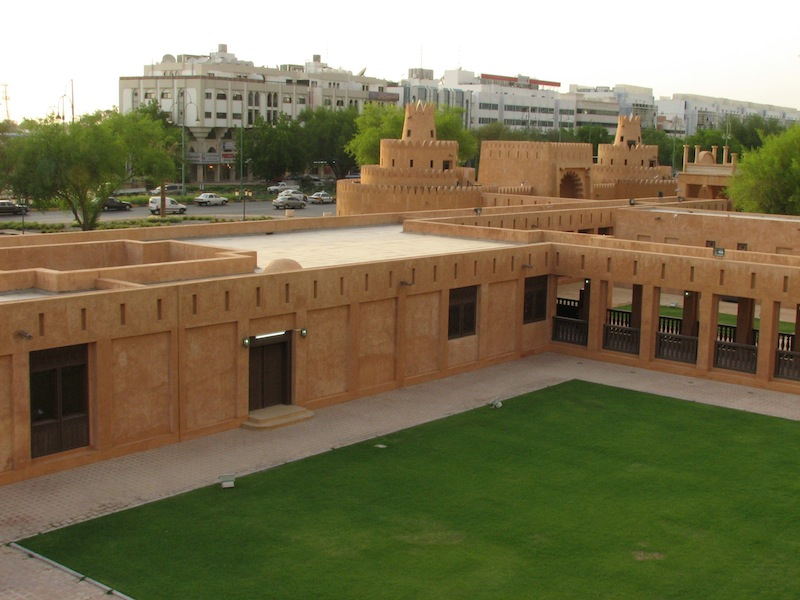
#> input picture Material-lab9/input/Image1.jpg, 800 x 600 px
$ python lab9.py
#> lines starting #> are read from the running program, lines starting #| are printed output that depends on the picture; after the words box and inside, x2 and y2 are one past the last pixel; in counts of white or black regions, pixels touching at a corner belong together
# coding: utf-8
import cv2
import numpy as np

## ---------------------------------------------------------------------
## 3.1  Extract SURF keypoints and descriptors from an image. ----------
def extract_features_and_descriptors(image):

    ## Convert image to grayscale (for ORB detector).
    ## DONE
    gray_image = cv2.cvtColor(image, cv2.COLOR_BGR2GRAY)

    ## Detect ORB features and compute descriptors.
    # Initiate STAR detector
    orb = cv2.ORB_create()

    # find the keypoints with ORB
    kp = orb.detect(gray_image, None)

    # compute the descriptors with ORB
    kp, des = orb.compute(gray_image, kp)

    return kp, des

## --------------------------------------------------------------------
def detect_features(grey_image):
    '''Example: perform detection of key-points only'''
    orb = cv2.ORB_create()
    return orb.detect(grey_image)

def extract_descriptors(grey_image, keypoints):
    '''Example: calculate descriptor using existing keypoints'''
    orb = cv2.ORB_create()
    return orb.compute(grey_image, keypoints)[1]


## --------------------------------------------------------------------
## 3.2 Find corresponding features between the images. ----------------
def find_correspondences(keypoints1, descriptors1, keypoints2, descriptors2):

    ## Find corresponding features.
    matches = match_flann(descriptors1, descriptors2)

    print(f'matches={matches}')

    ## Look up corresponding keypoints.
    points1 = []
    points2 = []
    ## DONE

    for match in matches:
        p1 = keypoints1[match.queryIdx].pt
        p2 = keypoints2[match.trainIdx].pt

        points1.append(p1)
        points2.append(p2)

    return points1, points2


## ---------------------------------------------------------------------
## 3.3  Calculate the size and offset of the stitched panorama. --------
def calculate_size(size_image1, size_image2, homography):
    ## Calculate the size and offset of the stitched panorama.

    print(f'size_image2 shape={size_image2[0]}, {size_image2[1]} ')

    """
    homography is a 3*3 matrix. So I create a vector of 3 with [x,y,1] where the "1" won't impact anything.
    """
    x = size_image2[0]
    y = size_image2[1]

    vector = (x, y, 1)

    """
    extract result: 0:2 -> to take the first two rows which corresponds to x,y.
    On these rows, we take the last value (2) to extract x offset and y offset.

    [ 1 , 0 , x_offset]
    [ 0 , 1 , y_offset]
    [ 0 , 0 ,    1    ]
    """
    offset = abs((homography * vector)[0:2, 2])
    size = (size_image1[1] + int(offset[0]) + 30, size_image1[0] + int(offset[1]) + 50)

    # reset offset
    offset[0] = 0
    offset[1] = 0

    print(f'calculate_size: offset={offset} size={size}')

    ## Calculate the size and offset of the stitched panorama.
    #
    # ## Update the homography to shift by the offset
    homography[0,2] += offset[0]
    homography[1,2] += offset[1]

    return size, offset


## ---------------------------------------------------------------------
## 3.4  Combine images into a panorama. --------------------------------
def merge_images(image1, image2, homography, size, offset, keypoints):
    ## Combine the two images into one.
    panorama = np.zeros((size[1], size[0], 3), np.uint8)

    image2 = cv2.warpPerspective(image2, homography, size)

    print(f'offset={offset} size={size} image1 shape: {image1.shape} image2 shape: {image2.shape}')

    place_image(panorama, image2, offset[0], offset[1])
    place_image(panorama, image1, offset[0], offset[1])

    # cv2.drawChessboardCorners(panorama, size, keypoints, False)

    return panorama


def place_image(output, image, x, y):
    minx = max(x,0)
    miny = max(y,0)
    maxx = min(x+image.shape[1],output.shape[1])
    maxy = min(y+image.shape[0],output.shape[0])
    output[miny:maxy, minx:maxx] = image[miny-y:maxy-y, minx-x:maxx-x]


def match_flann(desc1, desc2, r_threshold = 0.7):
    # Finds strong corresponding features in the two given vectors.

    if len(desc1) == 0 or len(desc2) == 0:
        print ("No features passed into match_flann")
        return []

    flann = cv2.DescriptorMatcher_create(
        cv2.DESCRIPTOR_MATCHER_BRUTEFORCE_HAMMING)

    # TODO: follow
    #  https://docs.opencv.org/4.4.0/d5/d6f/tutorial_feature_flann_matcher.html
    # use the knnMatch to find matching pairs
    matched_pairs = flann.knnMatch(desc1, desc2, 2)

    # TODO: filter closest pairs using the distance threshold
    #  https://docs.opencv.org/4.4.0/d5/d6f/tutorial_feature_flann_matcher.html
    strong_pairs = []

    for m, n in matched_pairs:
        if m.distance < r_threshold * n.distance:
            strong_pairs.append(m)

    ## Only return robust feature pairs.
    return strong_pairs


def draw_correspondences(image1, image2, points1, points2):
    'Connects corresponding features in the two images using yellow lines.'

    ## Put images side-by-side into 'image'.
    (h1, w1) = image1.shape[:2]
    (h2, w2) = image2.shape[:2]
    image = np.zeros((max(h1, h2), w1 + w2, 3), np.uint8)
    image[:h1, :w1] = image1
    image[:h2, w1:w1+w2] = image2

    ## Draw yellow lines connecting corresponding features.
    for (x1, y1), (x2, y2) in zip(np.int32(points1), np.int32(points2)):
        cv2.line(image, (x1, y1), (x2+w1, y2), (0, 255, 255), lineType=cv2.LINE_AA)

    return image

## ---------------------------------------------------------------------

def show(name, im):
    if im.dtype == np.complex128:
        raise Exception("OpenCV can't operate on complex valued images")

    cv2.namedWindow(name)
    cv2.imshow(name, im)
    cv2.waitKey(1)

if __name__ == "__main__":
    print('run main')

    ## Load images.
    image1 = cv2.imread("input/Image1.jpg")
#> image1 is the input picture: shape (600, 800, 3); mean B, G, R 84.9, 115.8, 123.6
    image2 = cv2.imread("input/Image2.jpg")
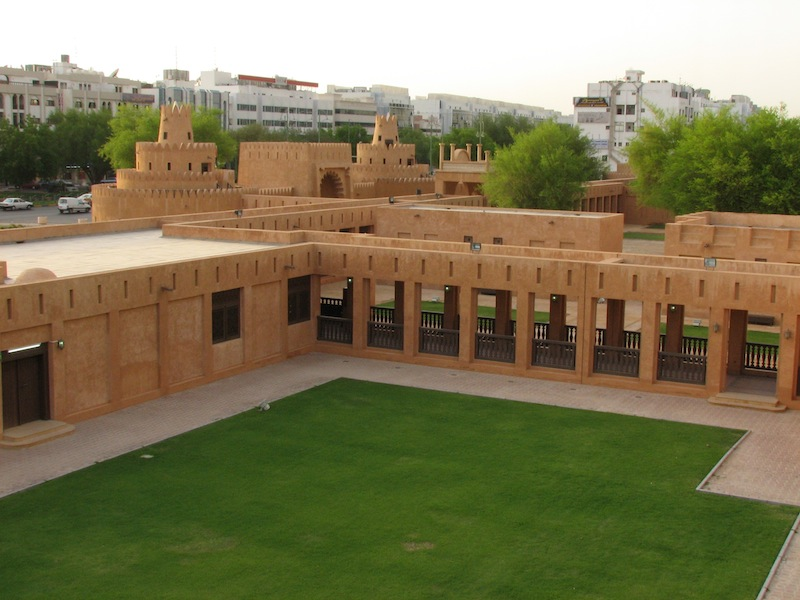
#> input picture Material-lab9/input/Image2.jpg, 800 x 600 px
#> image2 is the input picture: shape (600, 800, 3); mean B, G, R 85.3, 119.4, 126.2

    print(f'shape of image1: {image1.shape}')
#| shape of image1: (600, 800, 3)

    ## Detect features and compute descriptors.
    keypoints1, descriptors1 = extract_features_and_descriptors(image1)
#> in extract_features_and_descriptors, `gray_image = cv2.cvtColor(image, cv2.COLOR_BGR2GRAY)`:
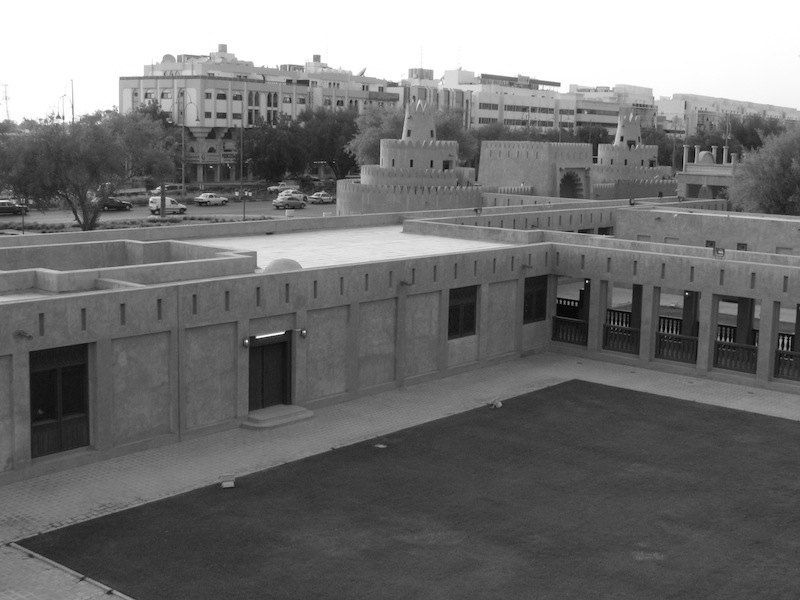
#> gray_image: shape (600, 800); min 1, max 255, mean 114.6
#> in extract_features_and_descriptors, `kp = orb.detect(gray_image, None)`: kp = 500 keypoints; strongest (x, y, size): (257, 337, 31), (587, 281, 31), (283, 332, 31), (559, 84, 31)
#> keypoints1 has the same summary as kp in extract_features_and_descriptors
    keypoints2, descriptors2 = extract_features_and_descriptors(image2)
#> in extract_features_and_descriptors (call 2), `gray_image = cv2.cvtColor(image, cv2.COLOR_BGR2GRAY)`:
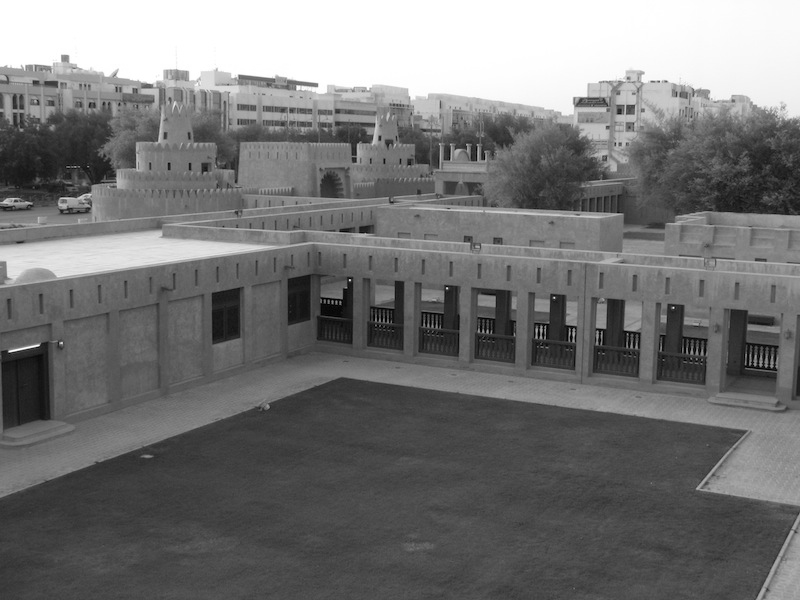
#> gray_image: shape (600, 800); min 0, max 255, mean 117.6
#> in extract_features_and_descriptors (call 2), `kp = orb.detect(gray_image, None)`: kp = 500 keypoints; strongest (x, y, size): (573, 329, 31), (349, 280, 31), (541, 326, 31), (39, 345, 31)
#> keypoints2 has the same summary as kp in extract_features_and_descriptors
    print(len(keypoints1), "features detected in image1")
#| 500 features detected in image1
    print(len(keypoints2), "features detected in image2")
#| 500 features detected in image2

    img1_out = np.zeros_like(image1)
    img2_out = np.zeros_like(image2)
    show("Image1 features", cv2.drawKeypoints(image1, keypoints1, img1_out, color=(0,0,255)))
    show("Image2 features", cv2.drawKeypoints(image2, keypoints2, img2_out, color=(0,0,255)))
#> call 2 of show, with name = 'Image2 features'
#> in show (call 2), `cv2.imshow(name, im)`:
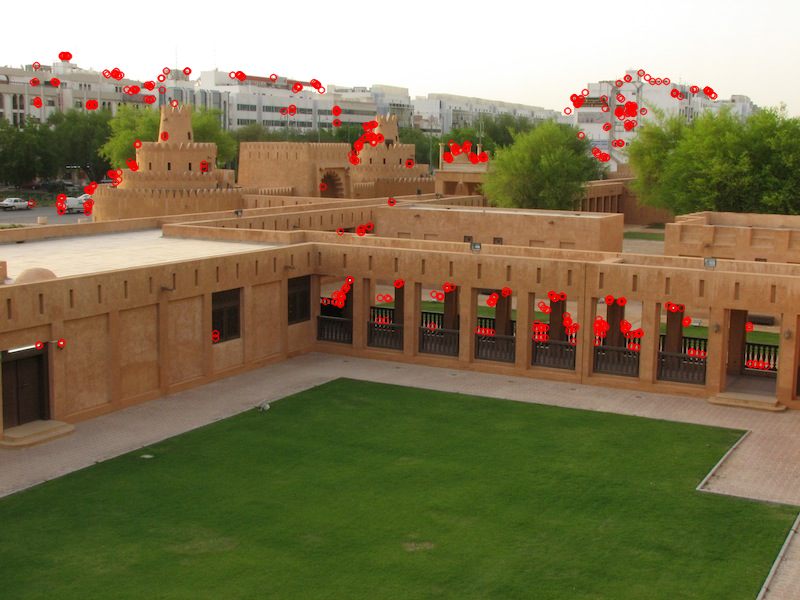
#> window 'Image2 features': shape (600, 800, 3); mean B, G, R 84, 117.9, 128

    ## Find corresponding features.
    points1, points2 = find_correspondences(keypoints1, descriptors1, keypoints2, descriptors2)
#> in match_flann, `matched_pairs = flann.knnMatch(desc1, desc2, 2)`: matched_pairs = 500 matches
#> after the loop in match_flann, `for m, n in matched_pairs:`: strong_pairs = 148 matches
#> (printed output is left out)
#> the loop in find_correspondences, `for match in matches:` made 148 passes
#> (p1, p2) on passes 1 to 12: ((622, 140), (380, 139)), ((622, 137), (380, 139)), ((727, 339), (487, 331)), ((616, 124), (374, 124)), ((723, 339), (483, 331)), ((587, 281), (349, 280)), ((537, 88), (295, 89)), ((539, 85), (297, 86)), ((283, 332), (39, 345)), ((314, 55), (62.4, 55.2)), ((721, 162), (476, 159)), ((559, 84), (317, 85))
#> after the loop in find_correspondences, `for match in matches:`: points1 = 148 pairs, first value 282.2 to 736, second value 55 to 340; points2 = 148 pairs, first value 35 to 494, second value 55.2 to 345
    points1 = np.array(points1, dtype=float)
    points2 = np.array(points2, dtype=float)
    print (len(points1), "features matched")
#| 148 features matched

    ## Visualise corresponding features.
    correspondences = draw_correspondences(image1, image2, points1, points2)
#> in draw_correspondences, `image[:h2, w1:w1+w2] = image2`:
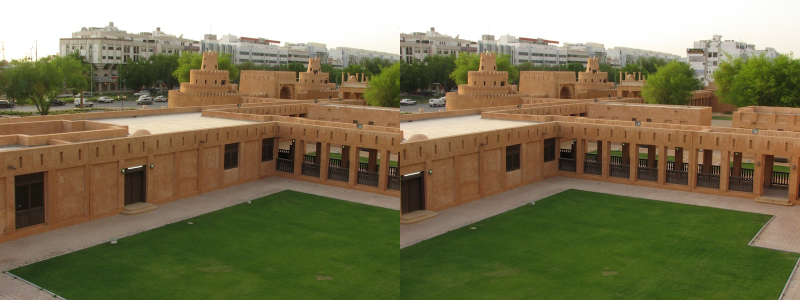
#> image: shape (600, 1600, 3) (shown at 1/2 size); mean B, G, R 85.1, 117.6, 124.9
#> the loop in draw_correspondences, `for (x1, y1), (x2, y2) in zip(np.int32(points1), np.int32(points2)):` made 148 passes
#> after the loop in draw_correspondences, `for (x1, y1), (x2, y2) in zip(np.int32(points1), np.int32(points2)):`:
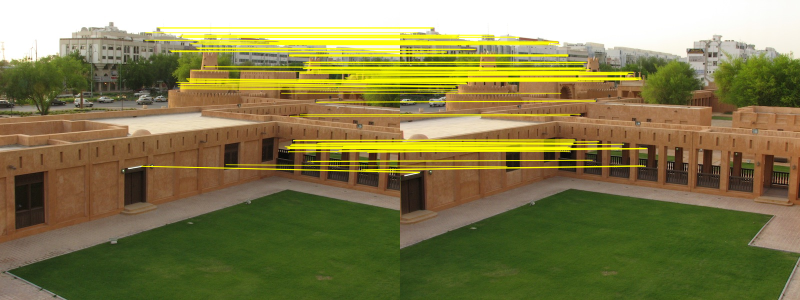
#> image: shape (600, 1600, 3) (shown at 1/2 size); 9.26% of pixels changed, all inside (x1, y1, x2, y2) = (282, 54, 1296, 347)
    cv2.imwrite("correspondences.jpg", correspondences)
    cv2.imshow('correspondences', correspondences)

    ## Find homography between the views.
    if len(points1) < 4 or len(points2) < 4:
        print ("Not enough features to find a homography")
        homography = np.identity(3, dtype=float)
    else:
        (homography, _) = cv2.findHomography(points2, points1, method=cv2.RANSAC)
#> homography = [[0.87, -0.0418, 258.7], [-0.00749, 0.942, 2.9], [-0.000153, -2.74e-05, 1]]
        # homography = np.matrix(homography)
    print ("Homography = ")
    print (homography)
#| [[ 8.69975887e-01 -4.18119176e-02  2.58692634e+02]
#|  [-7.48828027e-03  9.42192320e-01  2.89620144e+00]
#|  [-1.52540161e-04 -2.73845311e-05  1.00000000e+00]]

    ## Calculate size and offset of merged panorama.
    (size, offset) = calculate_size(image1.shape[:2], image2.shape[:2], homography)
#> in calculate_size, `offset = abs((homography * vector)[0:2, 2])`: offset = [258.7, 2.9]
#> in calculate_size, `size = (size_image1[1] + int(offset[0]) + 30, size_image1[0] + int(off..`: size = (1088, 652)
#| calculate_size: offset=[0. 0.] size=(1088, 652)
#> size = (1088, 652); offset = [0, 0]
    size = tuple(np.asarray(size).flatten().astype(int).tolist())
    offset = tuple(np.asarray(offset).flatten().astype(int).tolist())
#> offset = (0, 0)
    print ("output size: %ix%i" % size)
#| output size: 1088x652

    ## Finally combine images into a panorama.
    panorama = merge_images(image1, image2, homography, size, offset, (points1, points2))
#| offset=(0, 0) size=(1088, 652) image1 shape: (600, 800, 3) image2 shape: (652, 1088, 3)
#> call 2 of place_image, with x = 0, y = 0
#> in place_image (call 2), `output[miny:maxy, minx:maxx] = image[miny-y:maxy-y, minx-x:maxx-x]`:
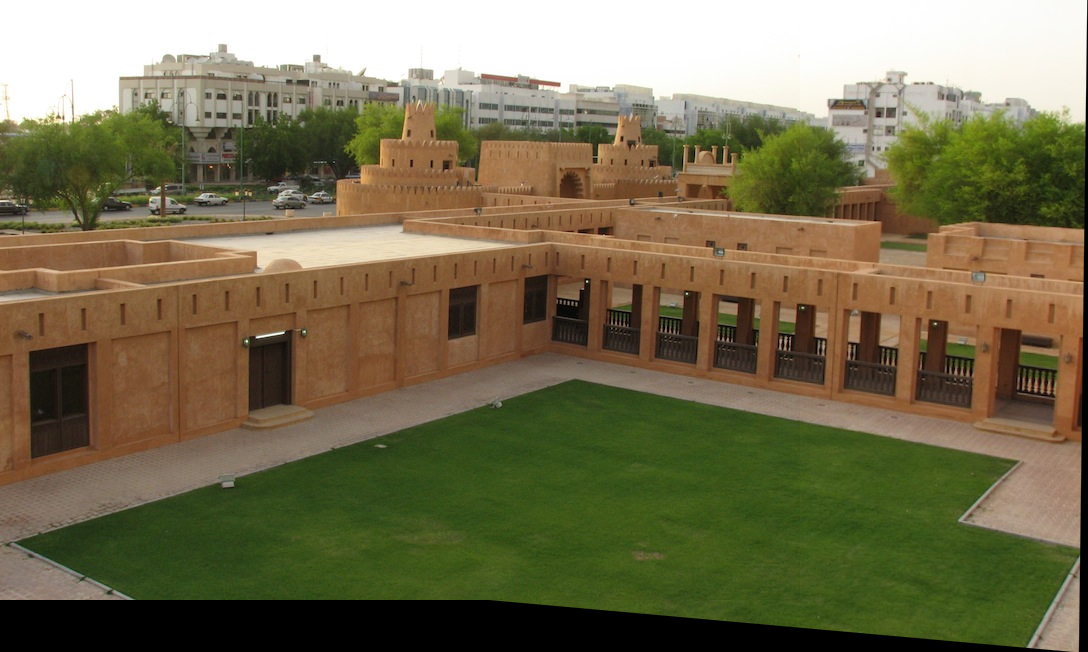
#> output: shape (652, 1088, 3); mean of channels 0, 1, 2 79.7, 110.3, 117.3; drawn as B, G, R
    cv2.imwrite("panorama.jpg", panorama)
    cv2.imshow('panorama', panorama)


    import sys, select
    print ("Press enter or any key on one of the images to exit")
    while True:
        if cv2.waitKey(100) != -1:
#> (key Esc is pressed here)
            break
        # http://stackoverflow.com/questions/1335507/keyboard-input-with-timeout-in-python
        i, o, e = select.select([sys.stdin], [], [], 0.1 )
        if i:
            break
